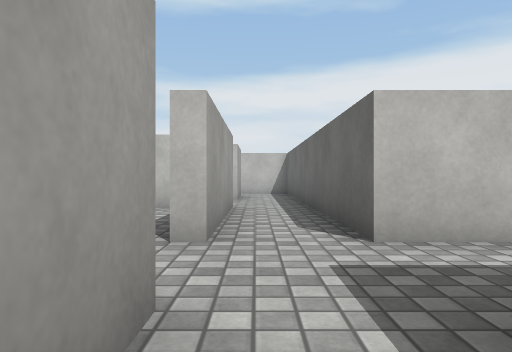
[1] (above)

16 first-person views from a walk through a Unity game level. The camera is 0.65 m above the floor, looks level and sees 70° across. The floor is counted in squares, 1 m on a side. Each view is taken from the middle of a square. On the plan, view 1 faces up. The plan holds only what a view shows up to about 10 squares ahead; the rest is blank. The place goes on beyond the plan. The player character is not drawn. Surface patterns are stand-ins for the level's own textures.

[2]
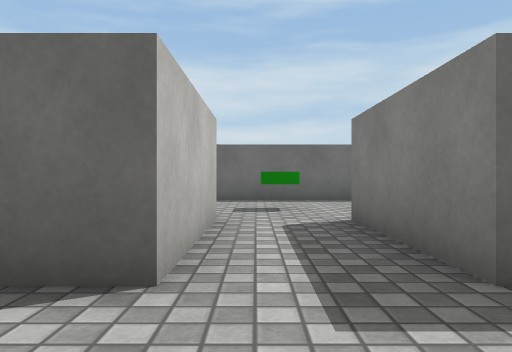

[3]
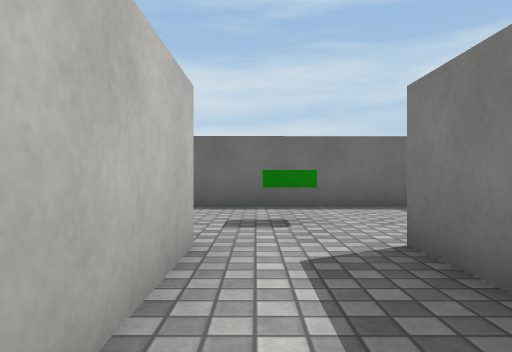

[4]
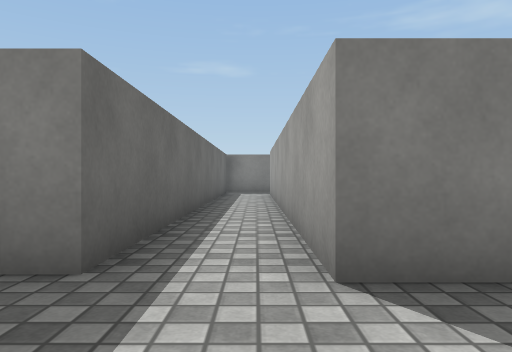

[5]
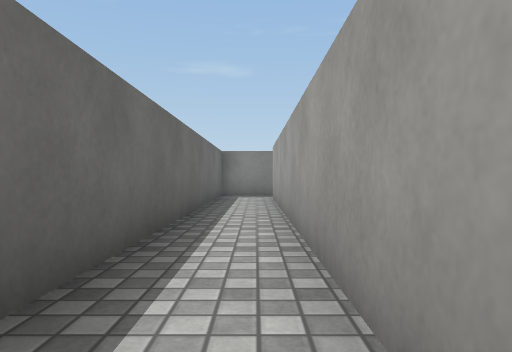

[6]
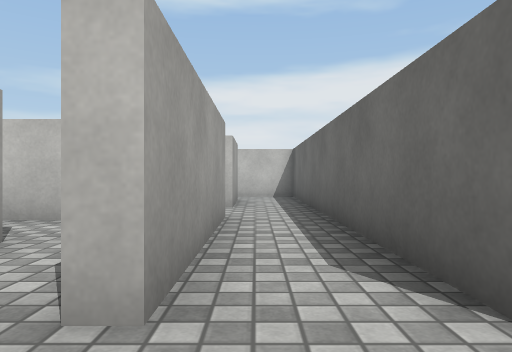

[7]
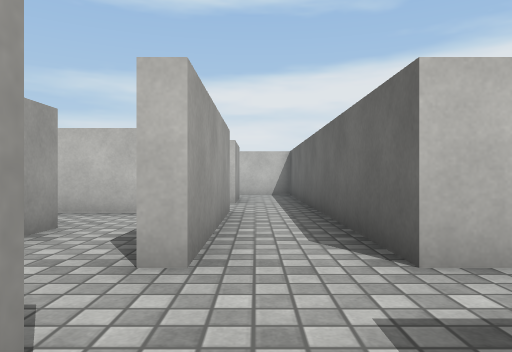

[8]
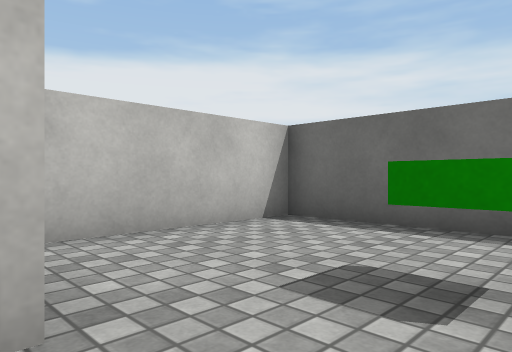

[9]
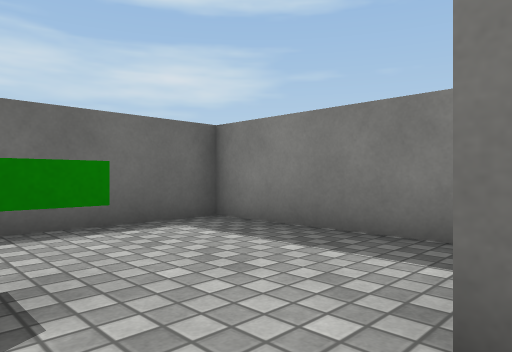

[10]
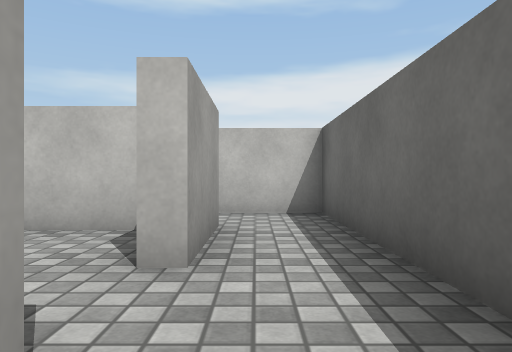

[11]
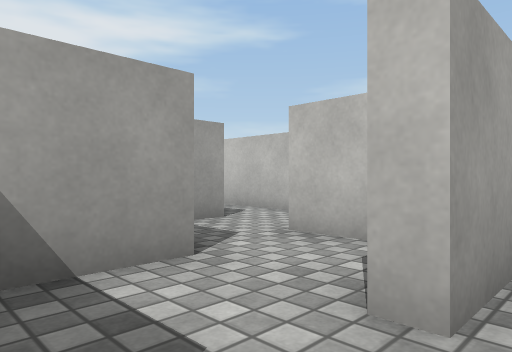

[12]
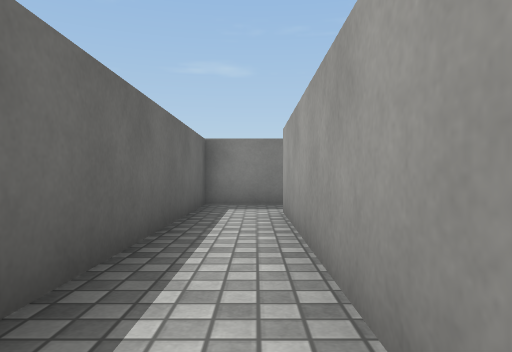

[13]
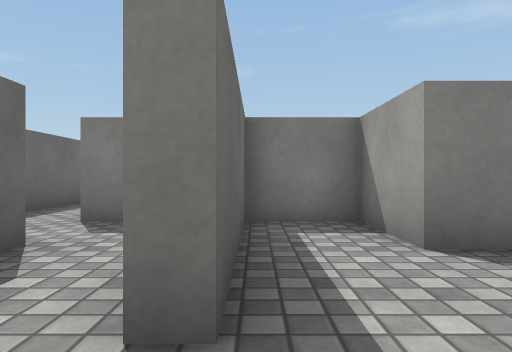

[14]
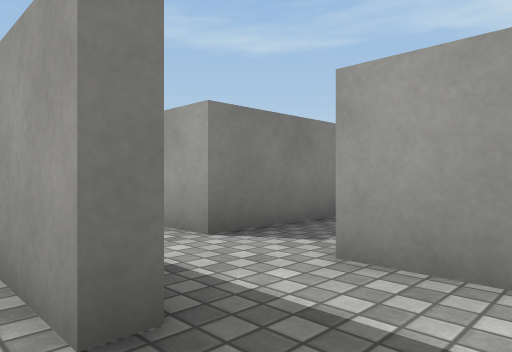

[15]
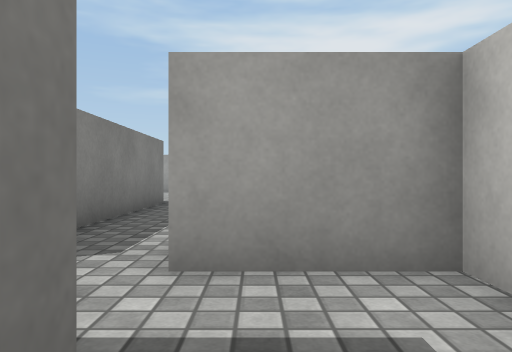

[16]
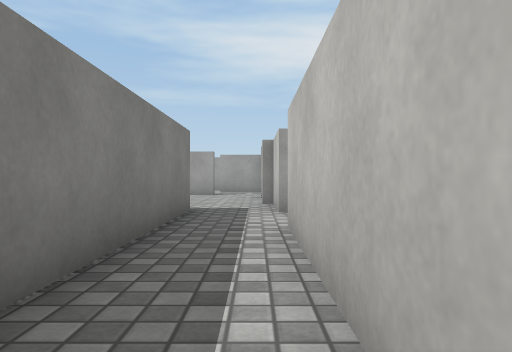

### Floor plan
Key: @ floor where view 1 was taken; # wall or solid block; . floor; B green block.
Columns run from 14 left of view 1 to 9 right of it. Each row starts with its distance up from view 1.
 14        ###   ###
 13         ...  ..#
 12          #.###.#
 11          #...#.#
 10            #.#.#
  9            #...#
  8          #####.#
  7          #...#.#
  6  ###  ####...#.#   #####
  5 ...........#.#.#   ....#
  4 ...#######.#.#.####....#
  3          #.#........B..#
  2          #####......B..#
  1              #.####....#
  0              #@#   ....#
 -1              #.#   #####
 -2              #.#
 -3              #.#
 -4              #.#
 -5              #.#
 -6              #.#
 -7              #.#
 -8              #.#
 -9               .#
-10              ###

Positions as (right, up) in squares from view 1, and headings:
1: (0, 0), facing up
2: (-1, 3), facing right
3: (1, 3), facing right
4: (0, 4), facing down
5: (0, 2), facing down
6: (0, 2), facing up
7: (0, 1), facing up
8: (4, 2), facing up-right
9: (4, 3), facing down-right
10: (0, 7), facing up
11: (0, 8), facing up-left
12: (0, -2), facing down
13: (-3, 7), facing down
14: (-2, 7), facing down-left
15: (-2, 6), facing left
16: (-4, 5), facing left
